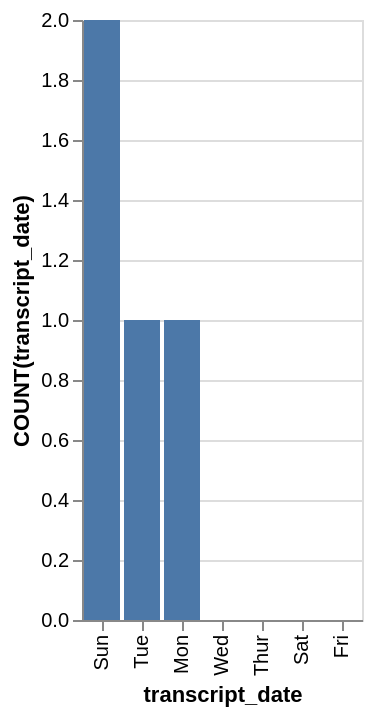

The Vega-Lite source for this figure:
### Vega-Lite specification from a JSON file in a GitHub repository (floating-point values rounded to 4 significant figures)
{"data": {"values": [{"x_data": "Sun", "y_data": 2}, {"x_data": "Tue", "y_data": 1}, {"x_data": "Mon", "y_data": 1}, {"x_data": "Wed", "y_data": 0}, {"x_data": "Thur", "y_data": 0}, {"x_data": "Sat", "y_data": 0}, {"x_data": "Fri", "y_data": 0}]}, "mark": "bar", "encoding": {"x": {"field": "x_data", "type": "nominal", "title": "transcript_date", "sort": {"op": "sum", "field": "y_data", "order": "descending"}}, "y": {"field": "y_data", "type": "quantitative", "title": "COUNT(transcript_date)"}}}
